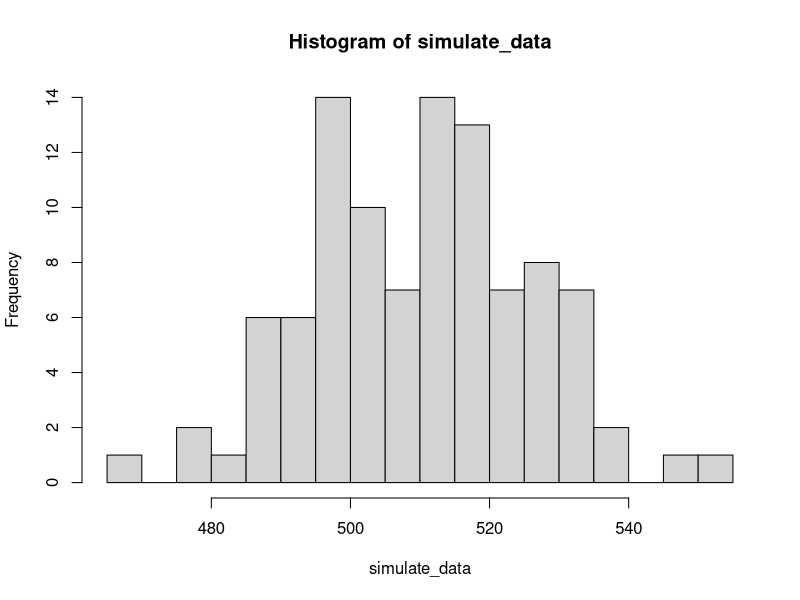
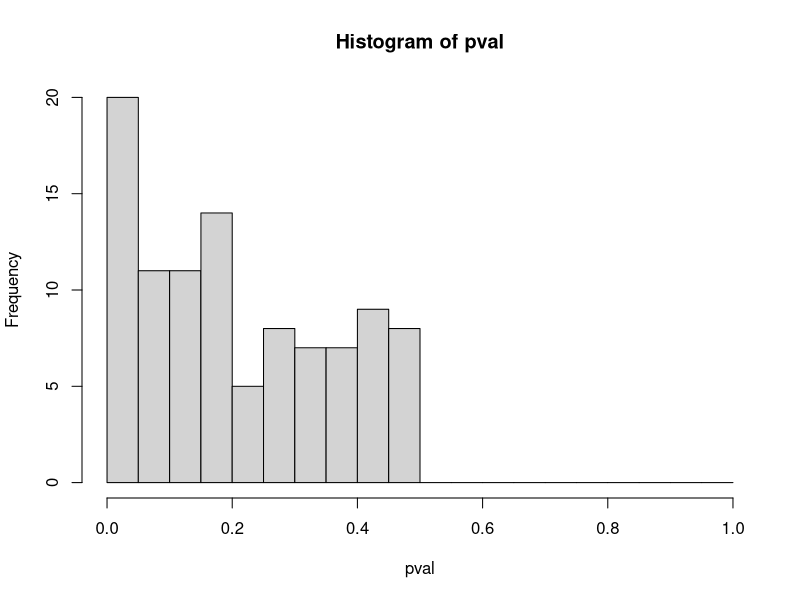

Source code (R) for these figures, in order: (Note: this script raises an error after producing the figures.)
#sandbox for power app


rm(list = ls())

###user inputs
sample_size=1000;
num_trials=100;
p=0.51;
hA=">0.5";
sig_level=0.05;

###logic
ps=as.matrix(rep(p,num_trials))

simulate_data <- rbinom(num_trials,sample_size,ps)

#p-values assuming null p=0.05
pval <- switch(hA,
               "two_side"= pbinom(0.5*sample_size + abs(simulate_data-0.5*sample_size),sample_size,0.5,lower.tail=F)
               + pbinom(0.5*sample_size - abs(simulate_data-0.5*sample_size),sample_size,0.5,lower.tail=T),
               "<0.5" = pbinom(0.5*sample_size - abs(simulate_data-0.5*sample_size),sample_size,0.5,lower.tail=T),
               ">0.5" = pbinom(0.5*sample_size + abs(simulate_data-0.5*sample_size),sample_size,0.5,lower.tail=F)
)

#power 
#qbinom has off-by-one errors, not sure why
#for the two sided test we'll assume a symmetric rejection interval (ie. equal mass in lower and upper tail)
power <- switch(hA,
                "two_side"= pbinom(qbinom(sig_level/2,sample_size,0.5, lower.tail=T)-1,sample_size,p,lower.tail=T)
                +pbinom(qbinom(sig_level/2,sample_size,0.5, lower.tail=T),sample_size,p,lower.tail=T),
                "<0.5" = pbinom(qbinom(sig_level,sample_size,0.5, lower.tail=T)-1,sample_size,p,lower.tail=T),
                ">0.5" = pbinom(qbinom(sig_level,sample_size,0.5, lower.tail=F),sample_size,p,lower.tail=F)
)

num_rejects=sum(pval<0.05)
est_power <- num_rejects/num_trials

hist(simulate_data,breaks=20)
hist(pval,breaks=(0:ceiling(1/sig_level)/ceiling(1/sig_level)))

mosaic(as.matrix(c(num_rejects,num_trials-num_rejects)))